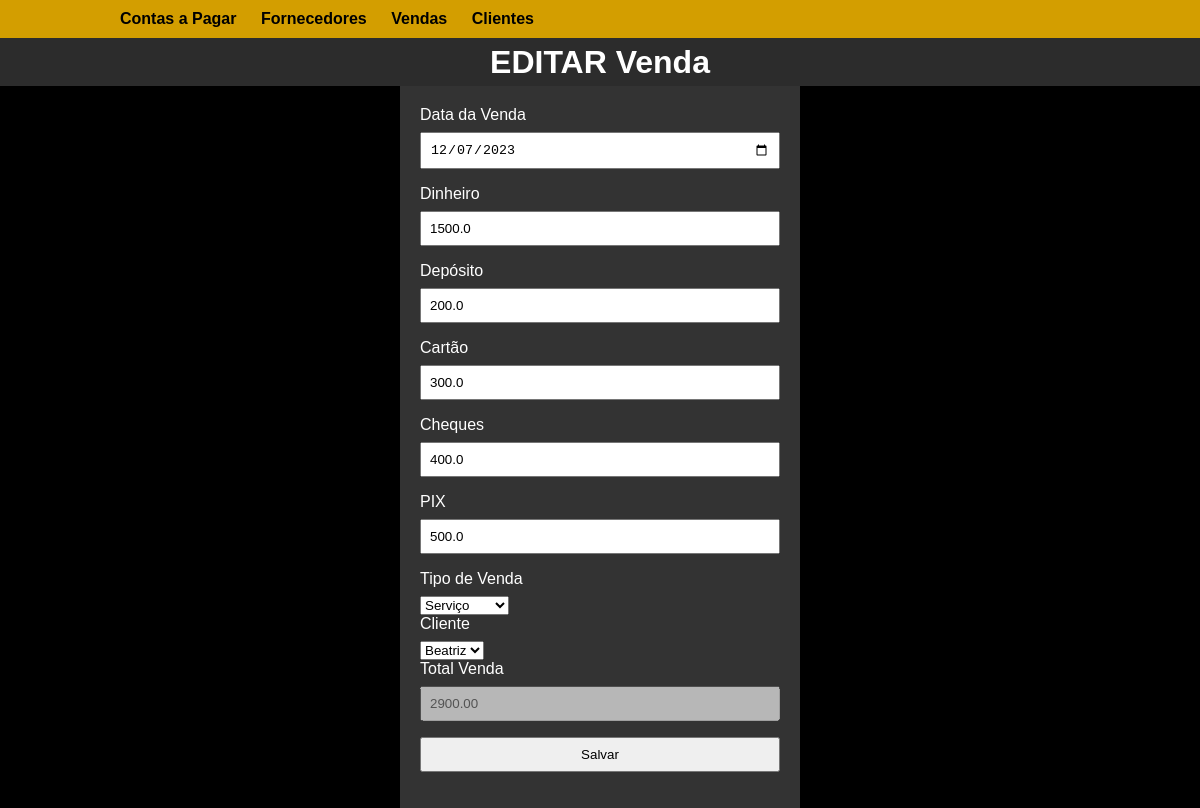
Before: /venda/1 with the older database file.
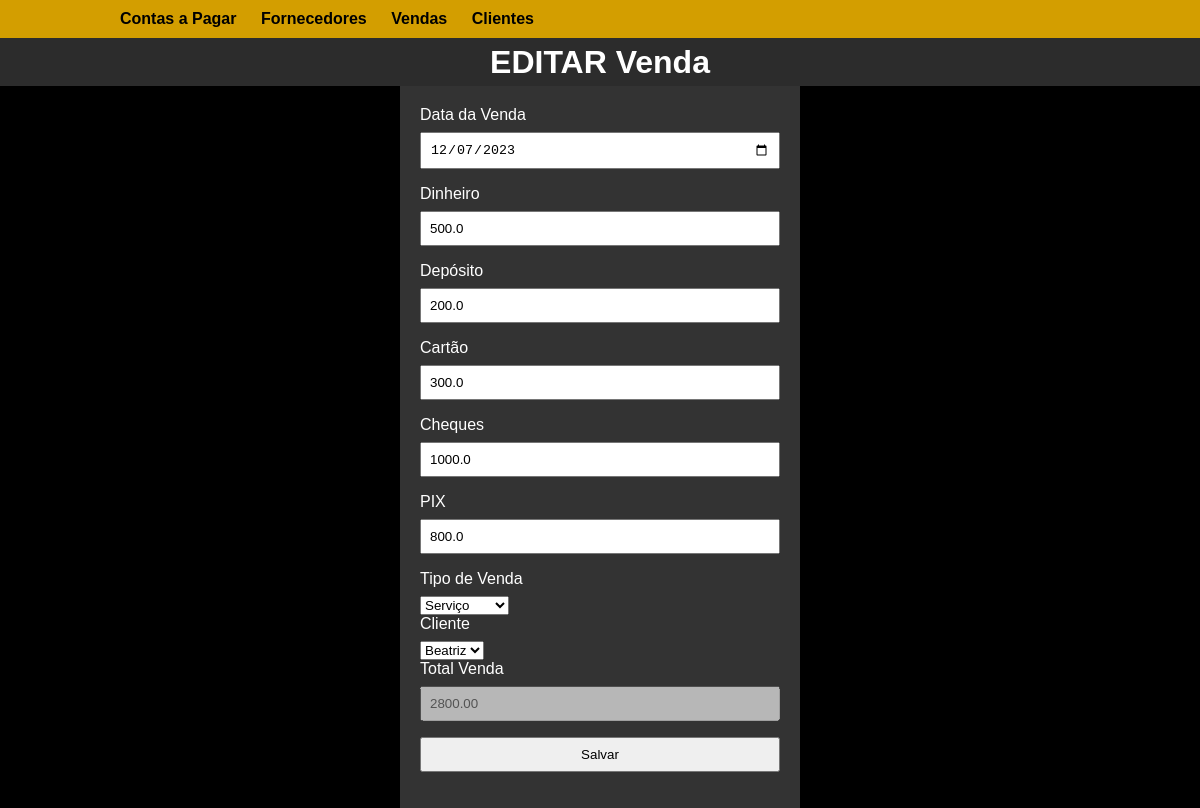
After: the same page with the newer database file.
### models/__init__.py (models this page shows)
class Vendas(db.Model):
    id_venda = db.Column(db.Integer, primary_key=True)
    data_venda = db.Column(db.Date, nullable=False)
    dinheiro_venda = db.Column(db.Float, nullable=True)
    deposito_venda = db.Column(db.Float, nullable=True)
    cartao_venda = db.Column(db.Float, nullable=True)
    cheques_venda = db.Column(db.Float, nullable=True)
    pix_venda = db.Column(db.Float, nullable=True)
    tipo_venda = db.Column(db.String(20), nullable=True)
    total_venda = db.Column(db.Float, nullable=False)
    cliente_id = db.Column(db.Integer, db.ForeignKey(
        'clientes.id_cliente'), nullable=False)
    cliente = db.relationship(
        'Clientes', backref=db.backref('vendas', lazy=True))

### routes/vendas.py (the view, shortened to what this page needs)
@vendas_bp.route('/venda/<int:id>', methods=['GET', 'POST'])
def editar_venda(id):
    venda = Vendas.query.get_or_404(id)
    form = VendaForm(obj=venda)
    form.cliente_id.choices = [
        (f.id_cliente, f.nome_cliente) for f in Clientes.query.all()]
    return render_template('vendas/venda.html',
                           form=form, venda=venda, modo="EDITAR")

### forms/__init__.py
class VendaForm(FlaskForm):
    data_venda = DateField(
        'Data da Venda', format='%Y-%m-%d', validators=[DataRequired()])
    dinheiro_venda = FloatField('Dinheiro', validators=[NumberRange(min=0)])
    deposito_venda = FloatField('Depósito', validators=[NumberRange(min=0)])
    cartao_venda = FloatField('Cartão', validators=[NumberRange(min=0)])
    cheques_venda = FloatField('Cheques', validators=[NumberRange(min=0)])
    pix_venda = FloatField('PIX', validators=[NumberRange(min=0)])
    tipo_venda = SelectField('Tipo de Venda', choices=[(
        'Mercadoria', 'Mercadoria'), ('Serviço', 'Serviço')],
        validators=[DataRequired()])
    total_venda = StringField('Total Venda', render_kw={
                              'readonly': True}, validators=[DataRequired()])
    cliente_id = SelectField(
        'Cliente', coerce=int, validators=[DataRequired()])
    submit = SubmitField('Salvar')

### templates/vendas/venda.html (shortened to what this page needs)
{% block styles %}
    <link rel="stylesheet" href="{{ url_for('static', filename='css/formularios.css') }}">
{% endblock %}
{% extends 'layout.html' %}
{% block content %}
    <h1>{{ modo }} Venda</h1>
    <form method="post" action="">
        <p>{{ form.data_venda.label }} {{ form.data_venda }}</p>
        <p>{{ form.dinheiro_venda.label }} {{ form.dinheiro_venda }}</p>
        <p>{{ form.deposito_venda.label }} {{ form.deposito_venda }}</p>
        <p>{{ form.cartao_venda.label }} {{ form.cartao_venda }}</p>
        <p>{{ form.cheques_venda.label }} {{ form.cheques_venda }}</p>
        <p>{{ form.pix_venda.label }} {{ form.pix_venda }}</p>
        <p>{{ form.tipo_venda.label }} {{ form.tipo_venda }}</p>
        <p>{{ form.cliente_id.label }} {{ form.cliente_id }}</p>
        <p>{{ form.total_venda.label }} {{ form.total_venda(disabled=True) }}</p>
        <p>{{ form.submit() }}</p>
    </form>
{% endblock %}

Changed rows visible on the page:
changed Vendas "Serviço": dinheiro_venda "1500.0" → "500.0"; cheques_venda "400.0" → "1000.0"; pix_venda "500.0" → "800.0"; total_venda "2900.00" → "2800.00"
